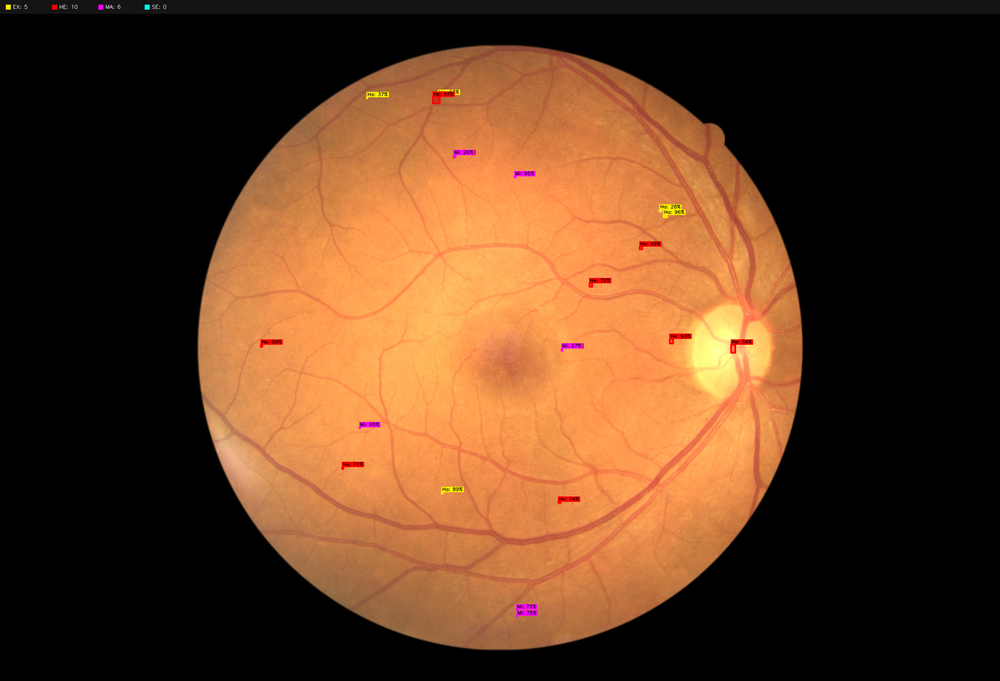
#> input picture reports/class_3_4_batch_10/sample_01_007-1774-100.png, 1000 x 681 px, shrunk from 2592 x 1764 before the run
$ python -i roi.py   (imports and definitions only)
#> lines starting #> are read from the running program, lines starting #| are printed output that depends on the picture; after the words box and inside, x2 and y2 are one past the last pixel; in counts of white or black regions, pixels touching at a corner belong together
"""Retinal Field of View (FOV) Auto-Cropping & ROI Masking Utilities.

Eliminates empty outer black borders and edge-contrast artifacts around fundus photographs,
forcing models and XAI attribution algorithms to evaluate exclusively inside the retina tissue.
"""

from __future__ import annotations

import cv2
import numpy as np


def crop_fundus_roi(
    image_rgb: np.ndarray,
    black_threshold: int = 15,
    margin_pct: float = 0.02,
) -> tuple[np.ndarray, tuple[int, int, int, int]]:
    """Automatically crop uninformative outer black margins around the retina circle.

    Args:
        image_rgb: Input RGB fundus image (H, W, 3), uint8.
        black_threshold: Pixel intensity threshold below which pixels are treated as black background.
        margin_pct: Additional padding margin percentage to keep around the retina bounding box.

    Returns:
        Tuple of (Cropped RGB image, bounding box tuple (x, y, w, h)).
    """
#> called with black_threshold = 15, margin_pct = 0.02
    if image_rgb.dtype != np.uint8:
        img_uint8 = (np.clip(image_rgb, 0, 1) * 255).astype(np.uint8)
    else:
        img_uint8 = image_rgb.copy()

    gray = cv2.cvtColor(img_uint8, cv2.COLOR_RGB2GRAY)
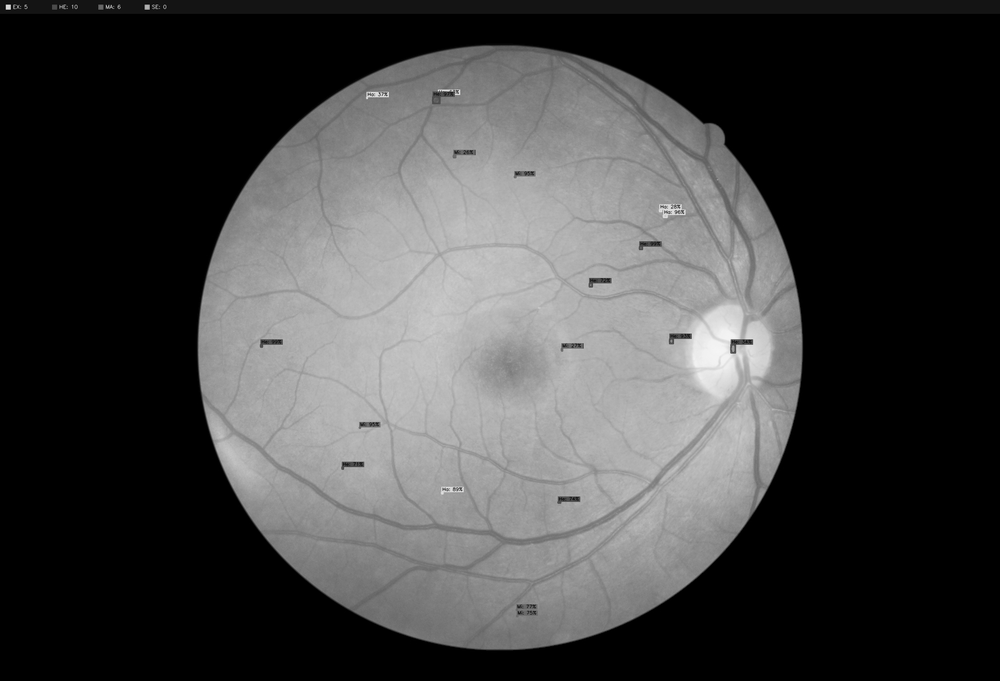
#> gray: shape (681, 1000); min 0, max 245, mean 66.5
    _, binary = cv2.threshold(gray, black_threshold, 255, cv2.THRESH_BINARY)
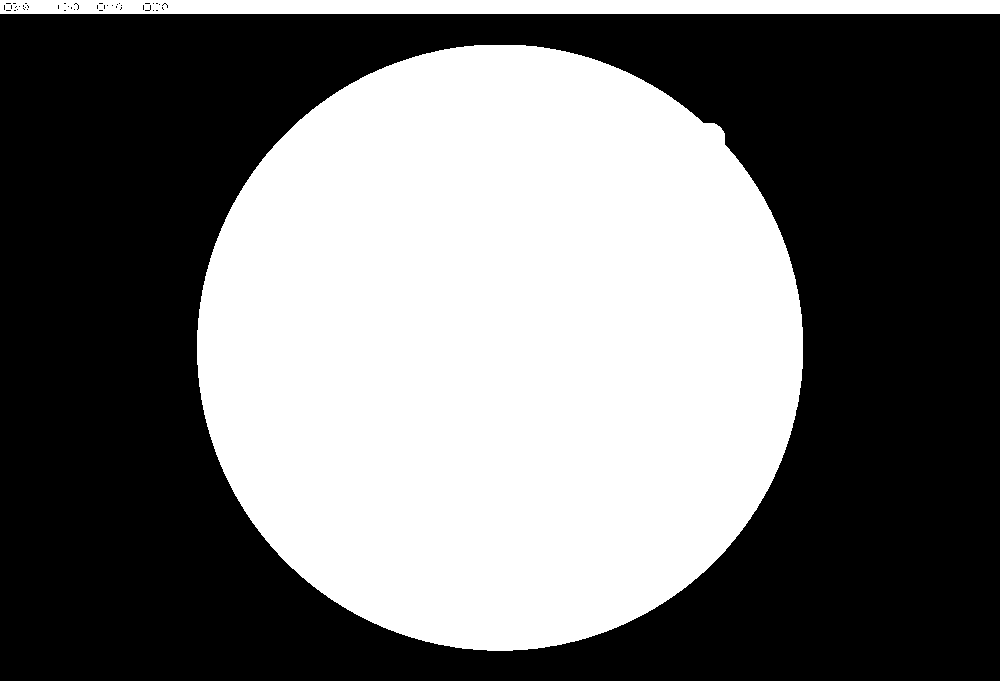
#> binary: shape (681, 1000); 44.5% white; 2 white regions

    contours, _ = cv2.findContours(binary, cv2.RETR_EXTERNAL, cv2.CHAIN_APPROX_SIMPLE)
#> contours = 2 contours; box (x1, y1, x2, y2) and area: (197, 45, 803, 651) 288064, (0, 0, 1000, 14) 12987
    if not contours:
        return img_uint8, (0, 0, img_uint8.shape[1], img_uint8.shape[0])

    # Find the largest non-black contour (the retina circle)
    largest_cnt = max(contours, key=cv2.contourArea)
#> largest_cnt = contour of 868 points, box (x1, y1, x2, y2) (197, 45, 803, 651), area 288064
    x, y, w, h = cv2.boundingRect(largest_cnt)
#> x = 197; y = 45; w = 606; h = 606

    # Add margin
    h_img, w_img = img_uint8.shape[:2]
#> h_img = 681; w_img = 1000
    margin_x = int(w * margin_pct)
#> margin_x = 12
    margin_y = int(h * margin_pct)
#> margin_y = 12

    x1 = max(0, x - margin_x)
#> x1 = 185
    y1 = max(0, y - margin_y)
#> y1 = 33
    x2 = min(w_img, x + w + margin_x)
#> x2 = 815
    y2 = min(h_img, y + h + margin_y)
#> y2 = 663

    cropped = img_uint8[y1:y2, x1:x2]
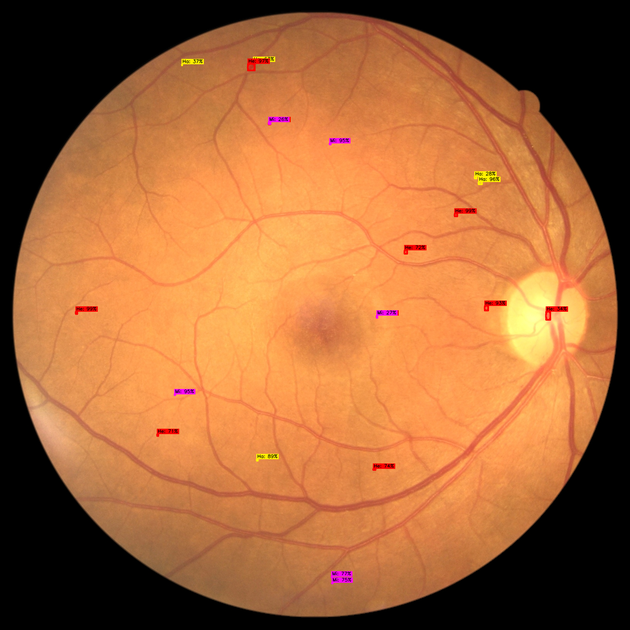
#> cropped: shape (630, 630, 3); mean R, G, B 161.9, 100, 54.8
    return cropped, (x1, y1, x2 - x1, y2 - y1)


# [37 lines left out: function get_retina_binary_mask, not called in this run]

>>> import cv2
>>> picture = cv2.cvtColor(cv2.imread('../../reports/class_3_4_batch_10/sample_01_007-1774-100.png'), cv2.COLOR_BGR2RGB)
>>> result = crop_fundus_roi(picture)

$ run again, on reports/class_3_4_batch_10/sample_02_007-1811-100.png
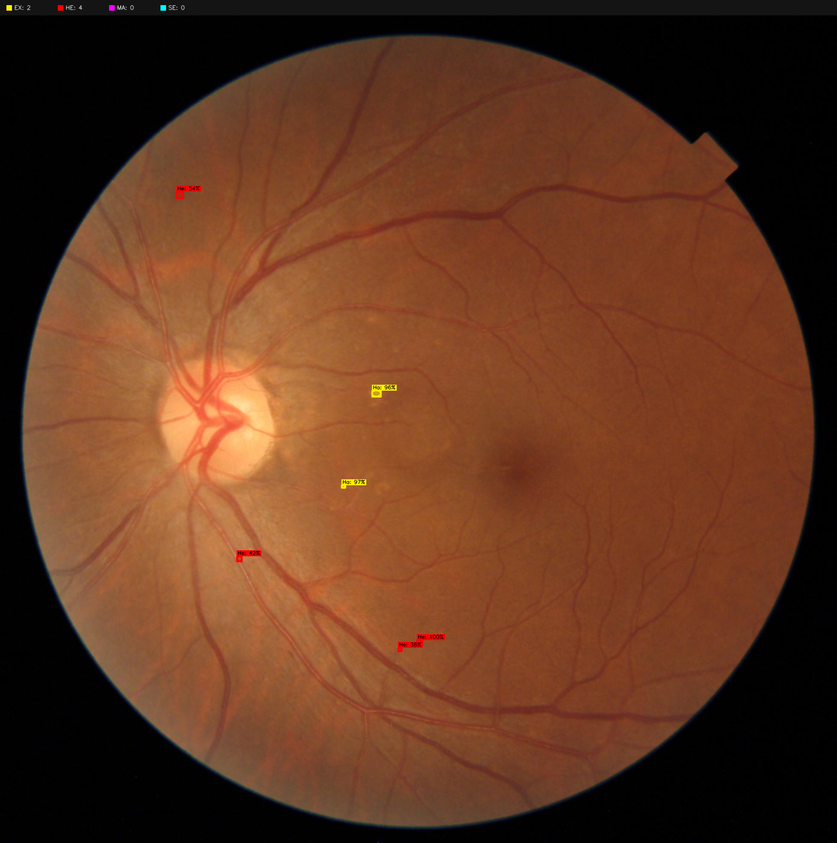
#> input picture reports/class_3_4_batch_10/sample_02_007-1811-100.png, 837 x 843 px, shrunk from 1956 x 1970 before the run
#> in crop_fundus_roi, `_, binary = cv2.threshold(gray, black_threshold, 255, cv2.THRESH_BINARY)`:
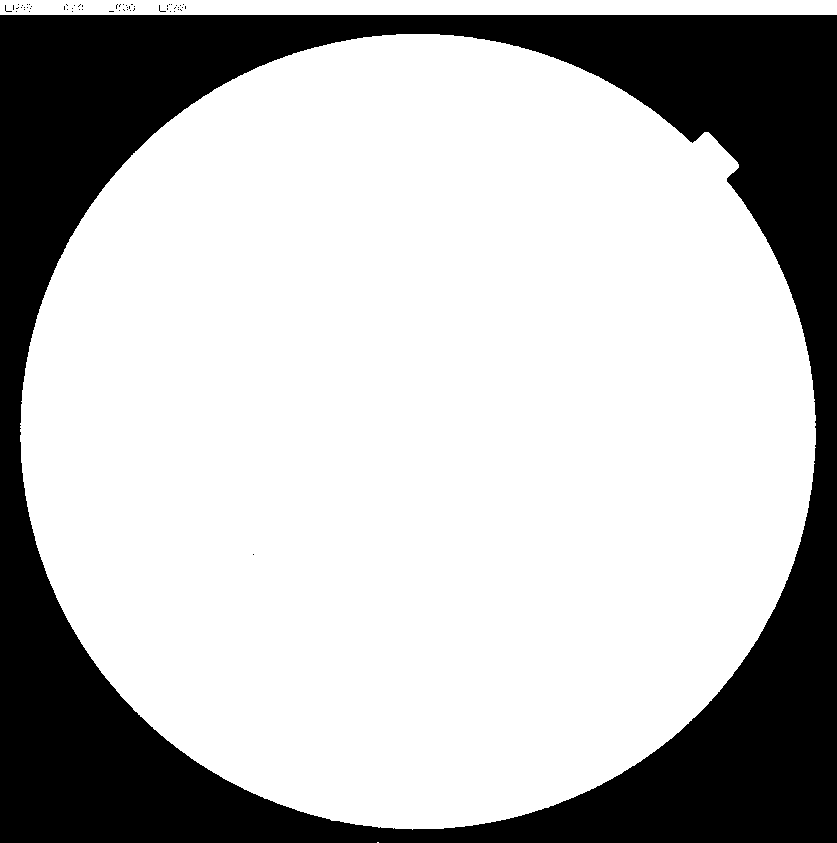
#> binary: shape (843, 837); 72.3% white; 57 black regions (56 under 20 px)
#> contours = 3 contours, 1 with area under 20; largest, box (x1, y1, x2, y2) and area: (20, 34, 816, 830) 496900, (0, 0, 837, 15) 11704
#> largest_cnt = contour of 1170 points, box (x1, y1, x2, y2) (20, 34, 816, 830), area 496900
#> x = 20; y = 34; w = 796
#> margin_x = 15
#> x1 = 5
#> y1 = 19
#> x2 = 831
#> y2 = 843
#> in crop_fundus_roi, `cropped = img_uint8[y1:y2, x1:x2]`:
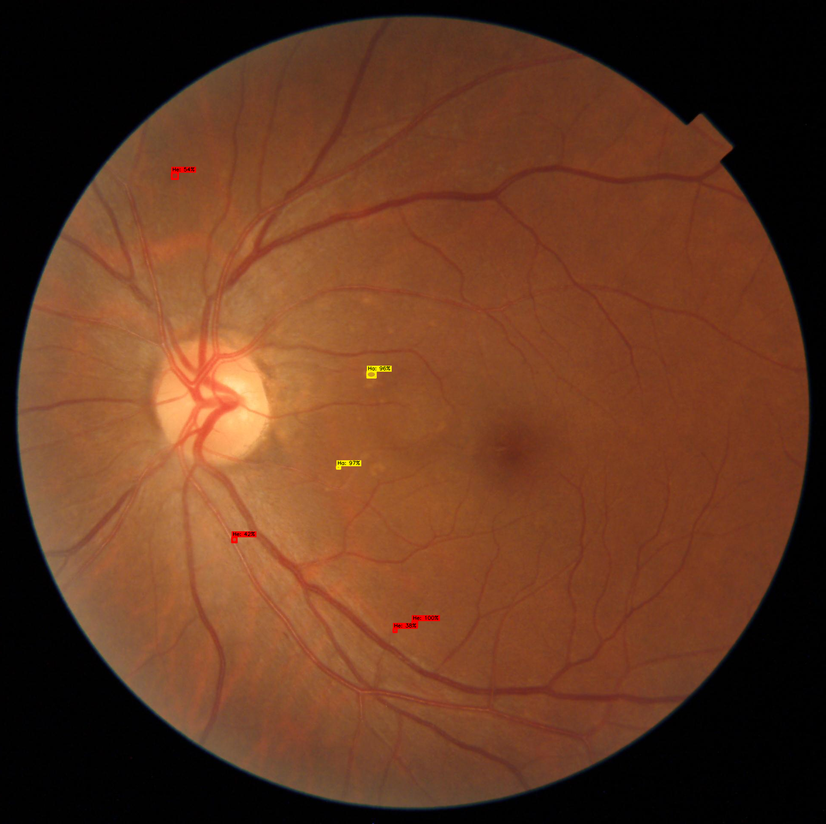
#> cropped: shape (824, 826, 3); mean R, G, B 100.4, 56.3, 32.7

$ run again, on reports/class_3_4_batch_10/sample_03_007-1824-100.png
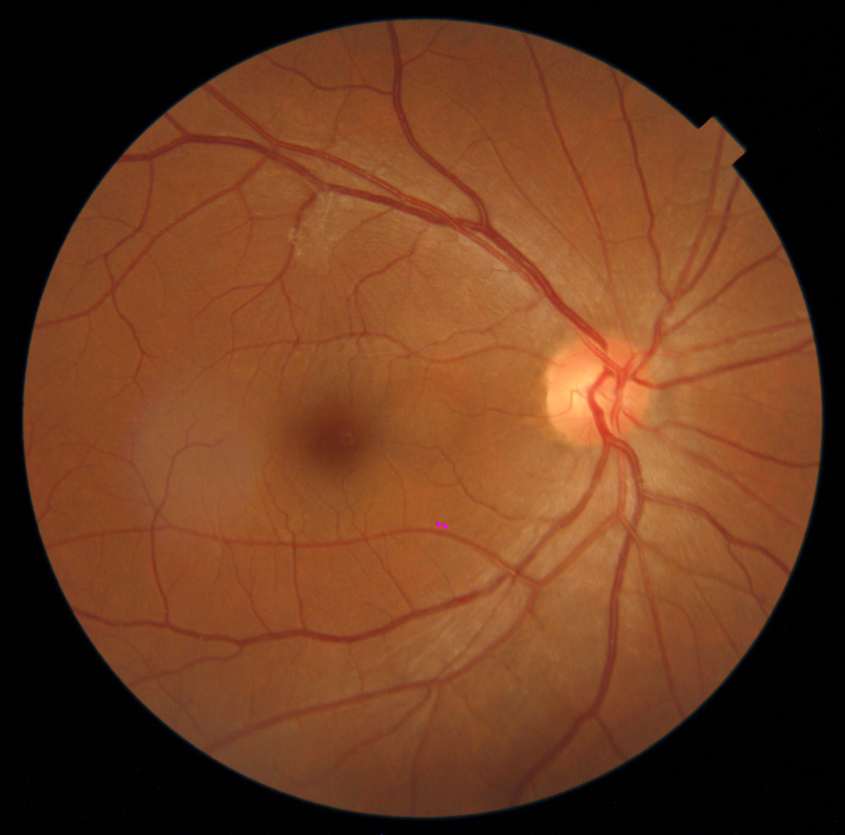
#> input picture reports/class_3_4_batch_10/sample_03_007-1824-100.png, 845 x 835 px, shrunk from 1956 x 1934 before the run
#> in crop_fundus_roi, `_, binary = cv2.threshold(gray, black_threshold, 255, cv2.THRESH_BINARY)`:
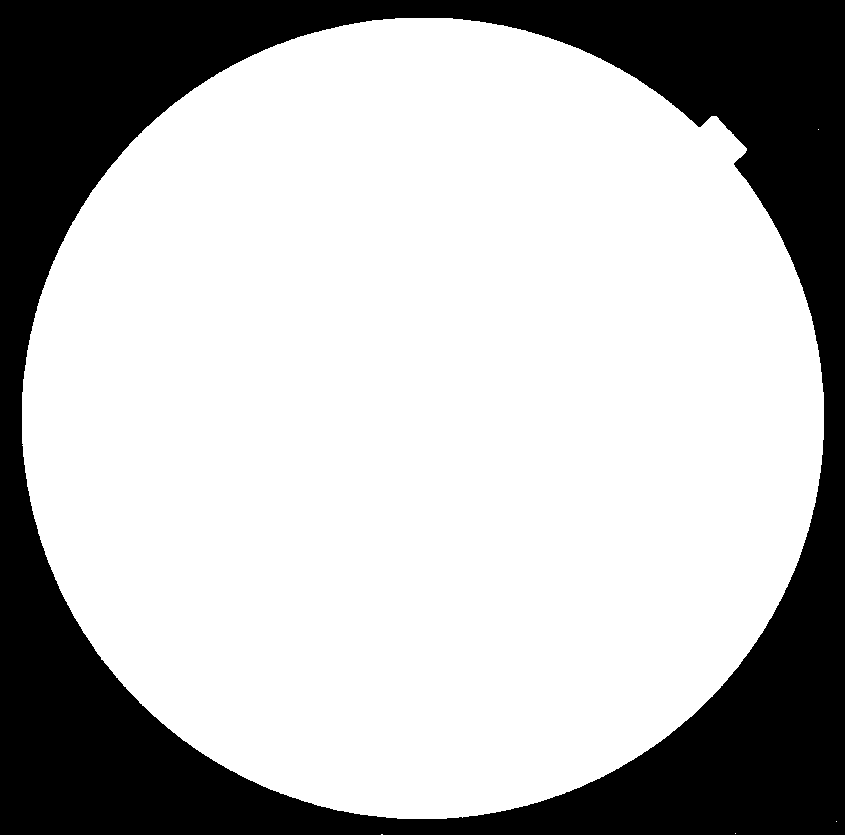
#> binary: shape (835, 845); 71.8% white; 1 black region
#> contours = 5 contours, 4 with area under 20; largest, box (x1, y1, x2, y2) and area: (22, 18, 824, 819) 505380
#> largest_cnt = contour of 1156 points, box (x1, y1, x2, y2) (22, 18, 824, 819), area 505380
#> x = 22; y = 18; w = 802; h = 801
#> margin_x = 16
#> x1 = 6
#> y1 = 2
#> x2 = 840
#> y2 = 835
#> in crop_fundus_roi, `cropped = img_uint8[y1:y2, x1:x2]`:
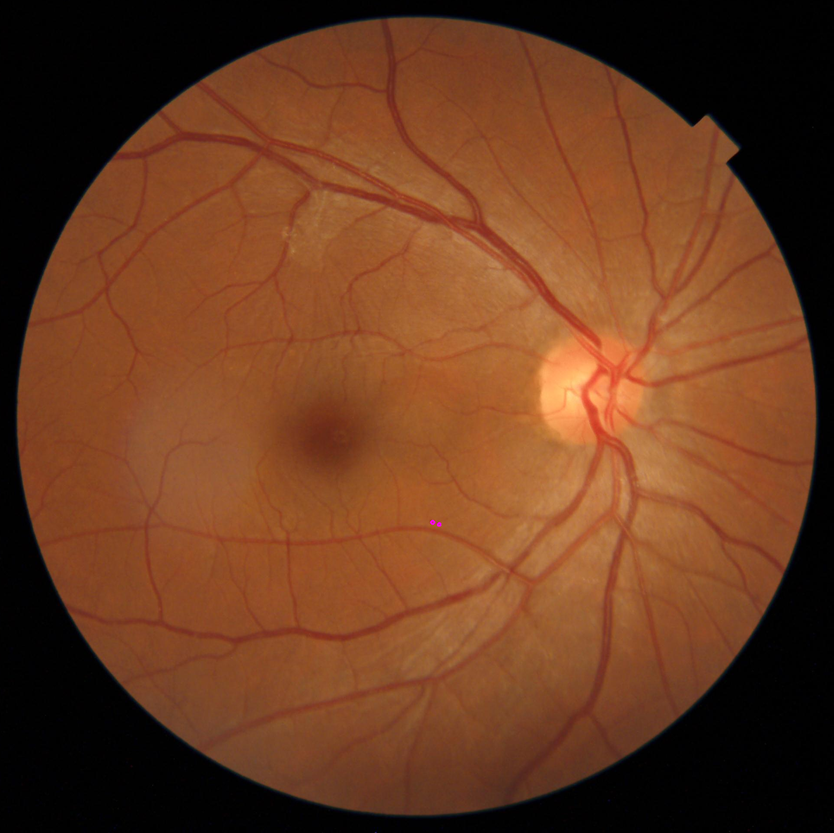
#> cropped: shape (833, 834, 3); mean R, G, B 106, 59.1, 31.8

$ run again, on reports/class_3_4_batch_10/sample_04_007-1829-100.png
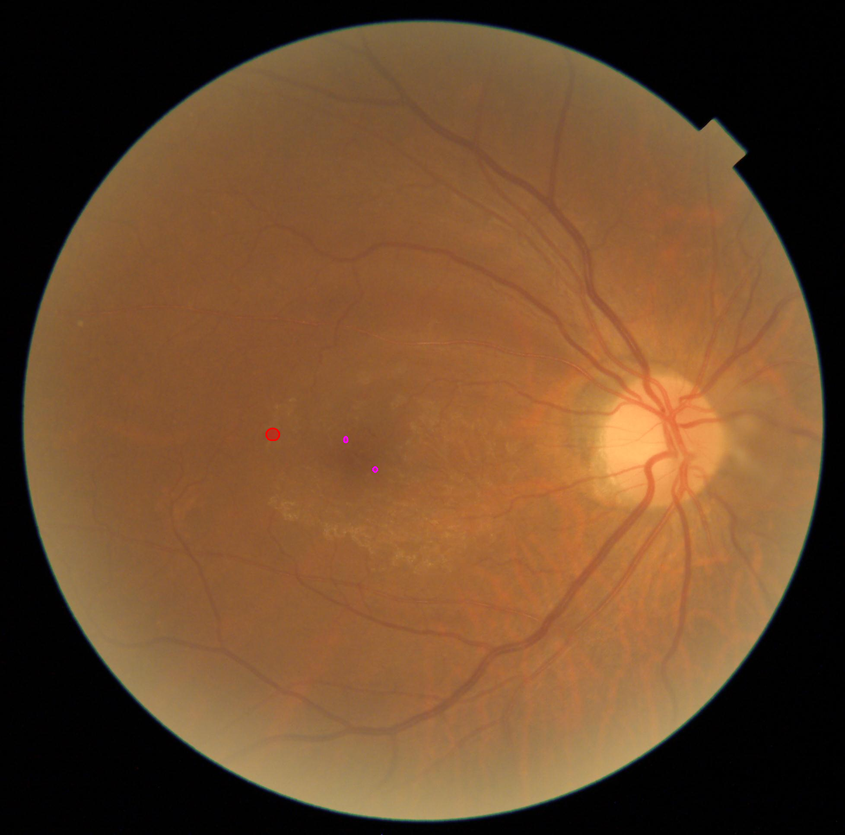
#> input picture reports/class_3_4_batch_10/sample_04_007-1829-100.png, 845 x 835 px, shrunk from 1956 x 1934 before the run
#> in crop_fundus_roi, `_, binary = cv2.threshold(gray, black_threshold, 255, cv2.THRESH_BINARY)`:
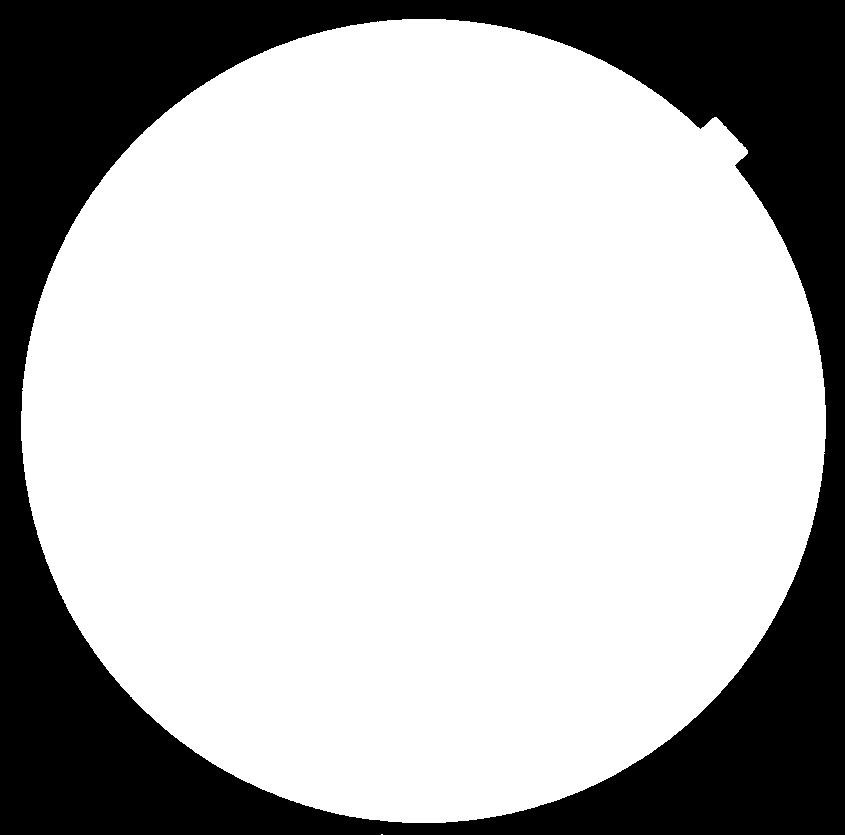
#> binary: shape (835, 845); 72.2% white; 1 black region
#> contours = 2 contours, 1 with area under 20; largest, box (x1, y1, x2, y2) and area: (21, 19, 826, 823) 508210
#> largest_cnt = contour of 1172 points, box (x1, y1, x2, y2) (21, 19, 826, 823), area 508210
#> x = 21; y = 19; w = 805; h = 804
#> margin_x = 16
#> x1 = 5
#> y1 = 3
#> x2 = 842
#> y2 = 835
#> in crop_fundus_roi, `cropped = img_uint8[y1:y2, x1:x2]`:
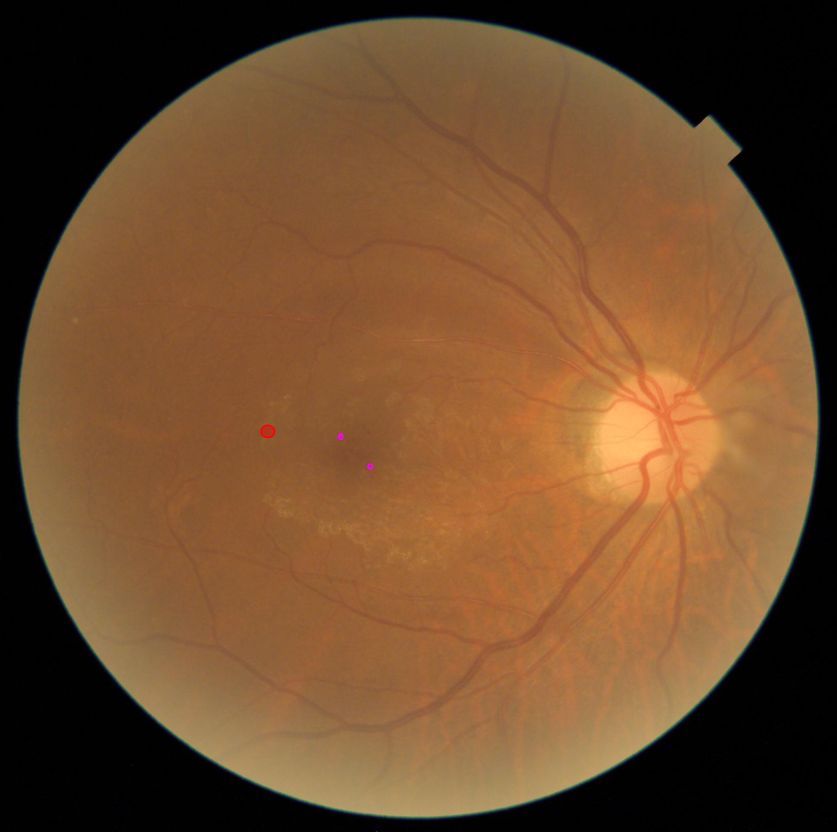
#> cropped: shape (832, 837, 3); mean R, G, B 110.8, 75.4, 44.7
